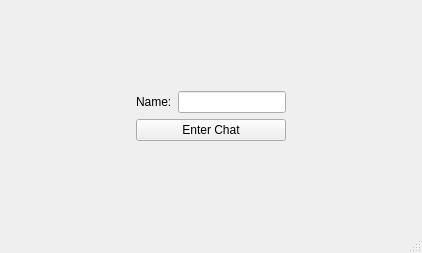
<?xml version="1.0" encoding="UTF-8"?>
<ui version="4.0">
 <class>MainWindow</class>
 <widget class="QMainWindow" name="MainWindow">
  <property name="geometry">
   <rect>
    <x>0</x>
    <y>0</y>
    <width>422</width>
    <height>253</height>
   </rect>
  </property>
  <property name="windowTitle">
   <string>MainWindow</string>
  </property>
  <widget class="QWidget" name="centralwidget">
   <layout class="QGridLayout" name="gridLayout">
    <item row="0" column="0">
     <spacer name="horizontalSpacer">
      <property name="orientation">
       <enum>Qt::Horizontal</enum>
      </property>
      <property name="sizeHint" stdset="0">
       <size>
        <width>40</width>
        <height>20</height>
       </size>
      </property>
     </spacer>
    </item>
    <item row="0" column="1">
     <layout class="QVBoxLayout" name="verticalLayout">
      <item>
       <spacer name="verticalSpacer">
        <property name="orientation">
         <enum>Qt::Vertical</enum>
        </property>
        <property name="sizeHint" stdset="0">
         <size>
          <width>20</width>
          <height>40</height>
         </size>
        </property>
       </spacer>
      </item>
      <item>
       <layout class="QHBoxLayout" name="horizontalLayout">
        <item>
         <widget class="QLabel" name="label">
          <property name="text">
           <string>Name:</string>
          </property>
         </widget>
        </item>
        <item>
         <widget class="QLineEdit" name="NameLineEdit"/>
        </item>
       </layout>
      </item>
      <item>
       <widget class="QPushButton" name="EnterChatBtn">
        <property name="text">
         <string>Enter Chat</string>
        </property>
       </widget>
      </item>
      <item>
       <spacer name="verticalSpacer_2">
        <property name="orientation">
         <enum>Qt::Vertical</enum>
        </property>
        <property name="sizeHint" stdset="0">
         <size>
          <width>20</width>
          <height>40</height>
         </size>
        </property>
       </spacer>
      </item>
     </layout>
    </item>
    <item row="0" column="2">
     <spacer name="horizontalSpacer_2">
      <property name="orientation">
       <enum>Qt::Horizontal</enum>
      </property>
      <property name="sizeHint" stdset="0">
       <size>
        <width>40</width>
        <height>20</height>
       </size>
      </property>
     </spacer>
    </item>
   </layout>
  </widget>
  <widget class="QMenuBar" name="menubar">
   <property name="geometry">
    <rect>
     <x>0</x>
     <y>0</y>
     <width>422</width>
     <height>21</height>
    </rect>
   </property>
  </widget>
  <widget class="QStatusBar" name="statusbar"/>
 </widget>
 <resources/>
 <connections/>
</ui>
